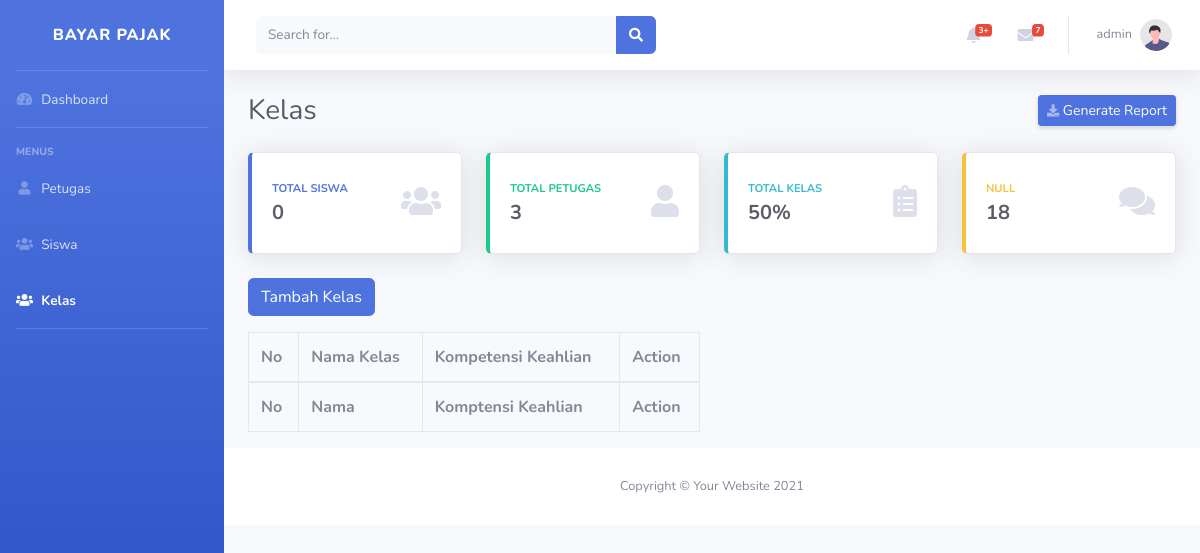
The page /admin/kelas (signed in) on the database as committed earlier.
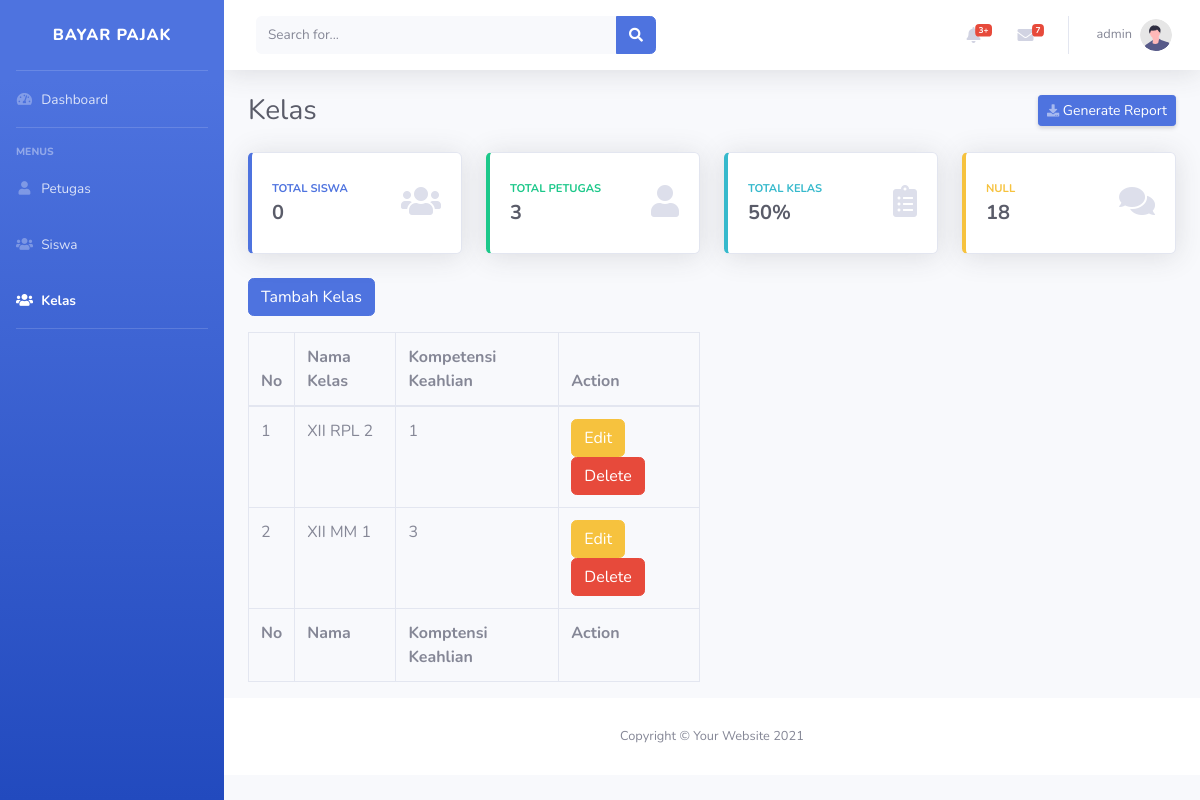
The same page on the database as committed later.
### tables this page shows
CREATE TABLE `kelas` (
  `id` int(11) NOT NULL,
  `nama` varchar(255) NOT NULL,
  `kompetensi_keahlian` int(11) NOT NULL
);

### app/core/Controller.php (called while the page is built, shortened)
<?php
class Controller{
    public function view($view, $data = [], $fixedData = []){
        require_once("../app/views/$view.php");
    }
    public function model($model){
        return new $model;
    }
}

### app/controllers/Admin.php (called while the page is built, shortened)
<?php
class Admin extends Controller{
    public function setFixedData(){
        $this->fixedData = [
            'totalSiswa' => $this->model("User_model")->countAllSiswa(),
            'totalPetugas' => $this->model("User_model")->countAllPetugas(),
        ];
        return $this->fixedData;
    }
    public function kelas(){
        $data = [
            'kelas' => $this->model("Kelas_model")->getAllKelas(),
            'section' => 'kelas',
        ];
        $this->view("admin/kelas/index", $data, $this->setFixedData());
    }
}

### app/core/App.php (called while the page is built, shortened)
<?php
class App{
    protected $method = "index";
    protected $params = [];
    public function __construct(){
        $url = $this->parseUrl();
        if(isset($url[0])){
            if(file_exists("../app/controllers/" . $url[0] . ".php")){
                unset($url[0]);
            }
        }
        $this->controller = new $this->controller;
        if(isset($url[1])){
            if(method_exists($this->controller, $url[1])){
                $this->method = $url[1];
            }
        }
        call_user_func_array([$this->controller, $this->method], $this->params);
    }
    public function parseUrl(){
        if(isset($_GET['url'])){
            $url = rtrim($_GET['url'], "/");
            $url = filter_var($url, FILTER_SANITIZE_URL);
            $url = explode("/", $url);
            return $url;
        };
    }
}

### public/index.php (called while the page is built, shortened)
<?php
$app = new App();

### app/core/Database.php (called while the page is built, shortened)
<?php
class Database{
    private $host = DB_HOST;
    private $user = DB_USER;
    private $pass = DB_PASS;
    private $db = DB_NAME;
    private $dbh;
    private $stmt;
    public function __construct(){
        $dsn = "mysql:host=$this->host;dbname=$this->db";
        $options = [
            PDO::ATTR_PERSISTENT => true,
            PDO::ATTR_ERRMODE => PDO::ERRMODE_EXCEPTION
        ];
        try{
            $this->dbh = new PDO($dsn, $this->user, $this->pass, $options);
        } catch(PDOException $e){
            die($e->getMessage());
        }
    }
    public function query($query){
        $this->stmt = $this->dbh->prepare($query);
    }
    public function execute(){
        $this->stmt->execute();
    }
    public function resultAll(){
        $this->execute();
        return $this->stmt->fetchAll(PDO::FETCH_ASSOC);
    }
}

### app/models/Kelas_model.php (called while the page is built, shortened)
<?php
class Kelas_model{
    private $kelas = 'kelas';
    private $db;
    public function __construct()
    {
        $this->db = new Database();
    }
    public function getAllKelas(){
        $this->db->query("SELECT * FROM $this->kelas");
        return $this->db->resultAll();
    }
}

### app/views/admin/kelas/index.php (the view, shortened to what the changed rows need)
<div id="wrapper">
    <div id="content-wrapper" class="d-flex flex-column">
        <div id="content">
            <div class="container-fluid">
                <div class="d-sm-flex align-items-center justify-content-between mb-4">
                    <h1 class="h3 mb-0 text-gray-800">Kelas</h1>
                </div>
                <div class="row">
                <div class="col-6 table-responsive">
                            <table class="table table-bordered" id="dataTable" width="100%" cellspacing="0">
                                <thead>
                                    <tr>
                                        <th>No</th>
                                        <th>Nama Kelas</th>
                                        <th>Kompetensi Keahlian</th>
                                        <th>Action</th>
                                    </tr>
                                </thead>
                                <tfoot>
                                    <tr>
                                        <th>No</th>
                                        <th>Nama</th>
                                        <th>Komptensi Keahlian</th>
                                        <th>Action</th>
                                    </tr>
                                </tfoot>
                                <tbody>
                                    <?php $i = 1; ?>
                                    <?php foreach($data['kelas'] as $kelas): ?>
                                    <tr>
                                        <td><?= $i ?></td>
                                        <td><?= $kelas['nama']?></td>
                                        <td><?= $kelas['kompetensi_keahlian']?></td>
                                        <td>
                                            <a href="<?= BURL ?>/admin/editKelas/<?= $kelas['id']?>" class="btn btn-warning">Edit</a>
                                            <form action="<?= BURL?>/admin/deleteKelas" method="POST" class="d-inline">
                                                <button class="btn btn-danger" onclick="return confirm('Yakin ingin menghapus <?= $kelas['nama']?>?')" type="submit">Delete</button>
                                            </form>
                                        </td>
                                    </tr>
                                    <?php $i++ ?>
                                    <?php endforeach ?>
                                </tbody>
                            </table>
                        </div>
                </div>
        </div>
    </div>
</div>

Rows that differ between the two databases and show on the page:
added kelas: nama "XII RPL 2", kompetensi_keahlian "1"
added kelas: nama "XII MM 1", kompetensi_keahlian "3"
